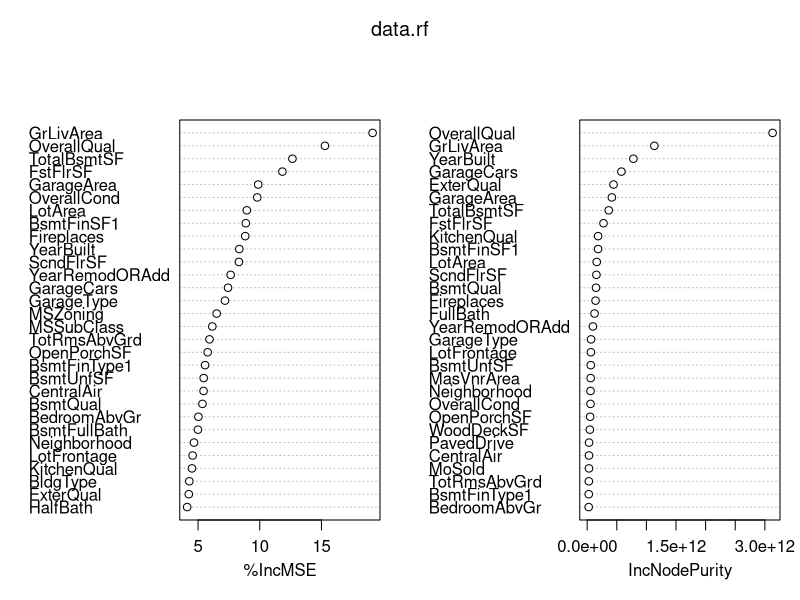
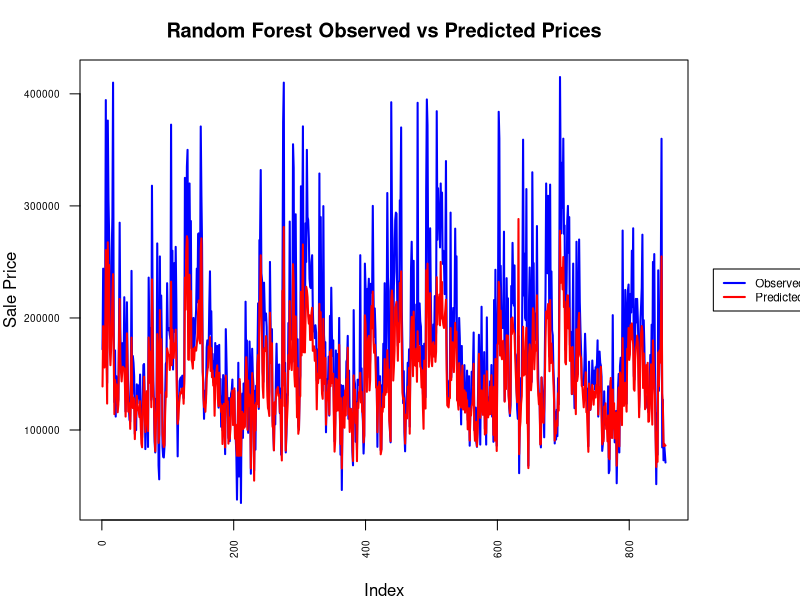
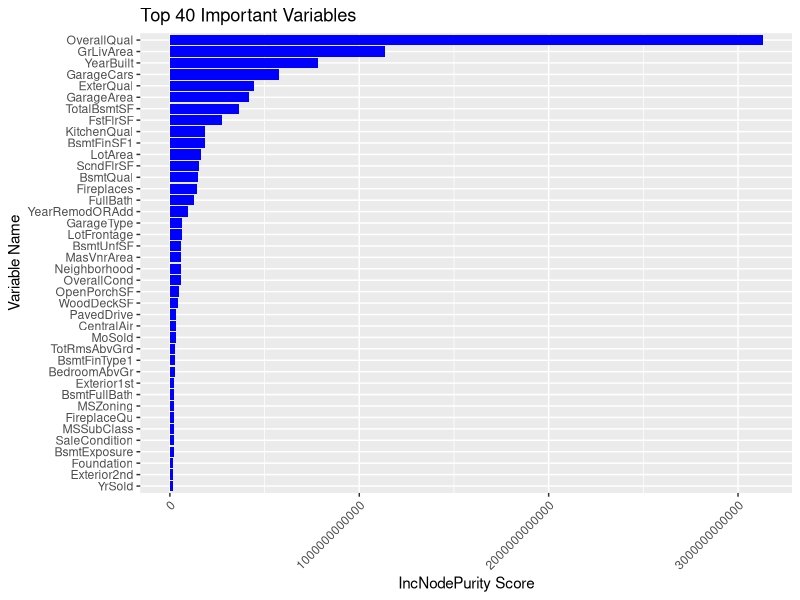
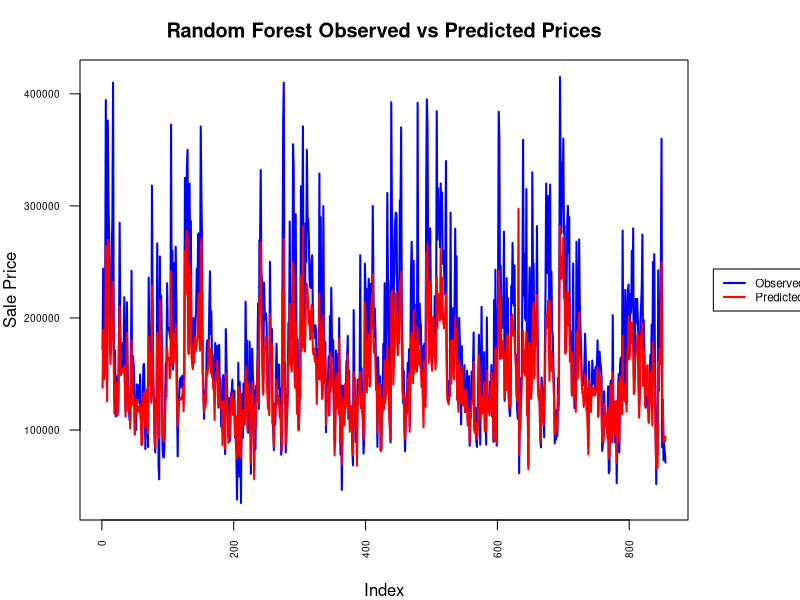

Reproduce these figures in R, in order.
## ---- chunk 1
knitr::opts_chunk$set(echo = TRUE)
## ---- chunk 2
library(readxl)
library(caret)
library(randomForest)
library(tibble)
## ---- chunk 3
data <- read_excel("Clean_AmesHousing.xlsx")
## ---- chunk 4
# Calculate z-scores
z_scores <- scale(data$SalePrice)

# Set the threshold for outliers
threshold <- 3

# Remove outliers
data <- data[abs(z_scores) < threshold, ]
## ---- chunk 5
new_names <- gsub(" ", "", names(data))
names(data) <- new_names
names(data)[22] <- "YearRemodORAdd"
names(data)[45] <- "FstFlrSF"
names(data)[46] <- "ScndFlrSF"
names(data)[70] <- "ThreeSsnPorch"
## ---- chunk 6
data <- subset(data, select = -c(PID, Order))
## ---- chunk 7
mean <- mean(data$SalePrice)
mean
## ---- chunk 8
set.seed(1)
# Split the data into training and testing sets (or use cross-validation)
set.seed(1)
target <- "SalePrice"
y <- data[[target]]
data1 <- data[, !colnames(data) %in% target]
train_indices <- createDataPartition(y, p = 0.7, list = FALSE)
train_X <- as.matrix(data1[train_indices, ])
train_Y <- y[train_indices]
test_X <- as.matrix(data1[-train_indices, ])
test_Y <- y[-train_indices]
## ---- chunk 9
data.rf <- randomForest(train_Y ~ ., train_X, ntree= 100, keep.forest= TRUE, importance = TRUE)
varImpPlot(data.rf)
## ---- chunk 10
predictions <- round(predict(data.rf, test_X),0)
## ---- chunk 11
comb <- data.frame(Pred = predictions, Obs = test_Y)
print(head(comb))
## ---- chunk 12
sse <- sum((test_Y - predictions)^2)
ssto <- sum((test_Y - mean(test_Y))^2)
R2 <- round((1 - (sse / ssto))*100,0)
# r_squared <- round(cor(predictions, test_Y)^2 *100,0)
mse <- mean((test_Y - predictions)^2)
rmse <- sqrt(mean((test_Y - predictions)^2))
mae <- mean(abs(test_Y - predictions))
perc <- round((mae / mean)*100,2)

cat("The Coeficient of Determination is: ", R2, "%", "\n")
cat("The Mean Squared Error is: ", mse, "\n")
cat("The Root Mean Squared Error is: ", rmse, "\n")
cat("The Mean Absolute Error is: ", mae, "\n")
cat("The relative size of the MAE compared to the average value of the data is:",perc,"%", "\n")
## ---- chunk 13
# Create a sequence of numbers for the x-axis
x <- seq_along(comb$Obs)
# Disable scientific notation on the y-axis
options(scipen = 999)
par(las = 2, # Adjust margin
    cex.axis = 0.6) # Adjust axis label size

par(mar = c(4, 4, 3, 5.6)) # c(bottom, left, top, right)

# Plot the line graph
plot(x, comb$Obs, type = "l", col = "blue", lwd = 2, xlab = "Index", ylab = "Sale Price", main = "Random Forest Observed vs Predicted Prices")

# Add the line for predicted values
lines(x, comb$Pred, col = "red", lwd = 2)

# Add a legend
legend(x = "right",y= mean(comb$Obs), legend = c("Observed", "Predicted"), col = c("blue", "red"), lty = 1, lwd = 2,xpd=TRUE , cex = 0.7, inset = c(-0.2, 0))

## ---- chunk 14
importance_scores <- importance(data.rf, type=2)

# Convert the matrix to a data frame and include the row names as a variable
importance_df <- as.data.frame(importance_scores) %>%
  rownames_to_column(var = "Feature")

# Sort the data frame by importance scores in descending order
importance_df <- importance_df[order(importance_df$IncNodePurity, decreasing = TRUE), ][1:40,]
## ---- chunk 15
# Load the ggplot2 library
library(ggplot2)

# Create the bar chart
ggplot(importance_df, aes(y = reorder(Feature, IncNodePurity), x = IncNodePurity)) +
  geom_bar(stat = "identity", fill = "blue") +
  labs(y = "Variable Name", x = "IncNodePurity Score", title = "Top 40 Important Variables") +
  theme(axis.text.x = element_text(angle = 45, hjust = 1))  # Rotate x-axis labels for better readability
## ---- chunk 16
top40 <- data.frame(Variables = importance_df[1:40,1])
top40 <- data[, top40$Variables]
names(top40)
top40$SalePrice <- data$SalePrice
## ---- chunk 17
set.seed(1)
# Split the data into training and testing sets (or use cross-validation)
set.seed(1)
target <- "SalePrice"
y <- top40[[target]]
data1 <- top40[, !colnames(top40) %in% target]
train_indices <- createDataPartition(y, p = 0.7, list = FALSE)
train_X <- as.matrix(data1[train_indices, ])
train_Y <- y[train_indices]
test_X <- as.matrix(data1[-train_indices, ])
test_Y <- y[-train_indices]
## ---- chunk 18
top40.rf <- randomForest(train_Y ~ ., train_X, ntree= 50, keep.forest= TRUE, importance = TRUE)

## ---- chunk 19
predictions <- round(predict(top40.rf, test_X),0)
## ---- chunk 20
comb <- data.frame(Pred = predictions, Obs = test_Y)
print(head(comb))
## ---- chunk 21
sse <- sum((test_Y - predictions)^2)
ssto <- sum((test_Y - mean(test_Y))^2)
R2 <- round((1 - (sse / ssto))*100,0) 
# r_squared <- round(cor(predictions, test_Y)^2 *100,0)
mse <- mean((test_Y - predictions)^2)
rmse <- sqrt(mean((test_Y - predictions)^2))
mae <- mean(abs(test_Y - predictions))
perc <- round((mae / mean)*100,2)

cat("The Coeficient of Determination is: ", R2,"%", "\n")
cat("The Mean Squared Error is: ", mse, "\n")
cat("The Root Mean Squared Error is: ", rmse, "\n")
cat("The Mean Absolute Error is: ", mae, "\n")
cat("The relative size of the MAE compared to the average SalePrice of the dataset is:",perc,"%", "\n")
## ---- chunk 22
# Create a sequence of numbers for the x-axis
x <- seq_along(comb$Obs)
# Disable scientific notation on the y-axis
options(scipen = 999)
par(las = 2, # Adjust margin
    cex.axis = 0.6) # Adjust axis label size

par(mar = c(4, 4, 3, 5.6)) # c(bottom, left, top, right)

# Plot the line graph
plot(x, comb$Obs, type = "l", col = "blue", lwd = 2, xlab = "Index", ylab = "Sale Price", main = "Random Forest Observed vs Predicted Prices")

# Add the line for predicted values
lines(x, comb$Pred, col = "red", lwd = 2)

# Add a legend
legend(x = "right",y= mean(comb$Obs), legend = c("Observed", "Predicted"), col = c("blue", "red"), lty = 1, lwd = 2,xpd=TRUE , cex = 0.7, inset = c(-0.2, 0))

